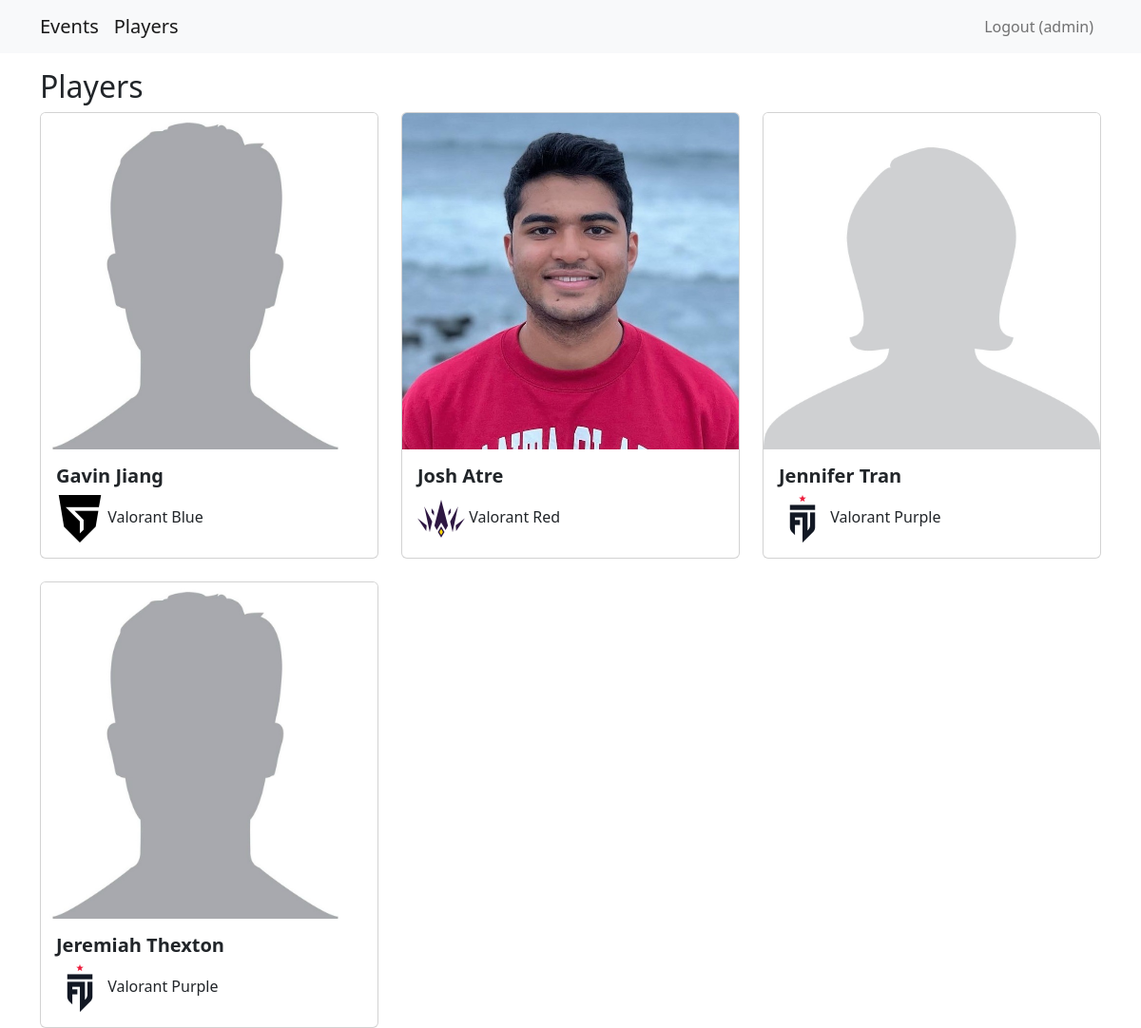
/players/ (signed in), run on the app's committed database.
### teams/models.py (models this page shows, shortened)
class Player(models.Model):
    name = models.CharField(max_length=100)
    email = models.EmailField()
    discord = models.CharField(max_length=100)
    rank = models.CharField(max_length=100)
    rank_division = models.IntegerField()
    team = models.ForeignKey(Team, on_delete=models.CASCADE)
    profile_photo = models.ImageField(upload_to="teams/images/")

class Team(models.Model):
    color = models.CharField(max_length=50)
    game = models.CharField(max_length=100)
    logo = models.ImageField(upload_to="teams/images/", blank=True)
    def __str__(self):
        return f"{self.game} {self.color}"

### teams/views.py (the view)
# urls.py: path('players/', teamsViews.players, name='players'),
def players(request):
    players = Player.objects.all()
    return render(request, 'players.html', {'players': players})

### teams/templates/players.html
{% extends 'base.html' %}
{% block content %}
    <h2>Players</h2>
    <div class="row row-cols-1 row-cols-md-3 g-4">
        {% for player in players %}
            <div v-for="movie in movies" class="col">
                <div class="card">
                    <img class="card-img-top" src="{{ player.profile_photo.url }}" />
                    <div class="card-body">
                        <h5 class="card-title fw-bold">{{ player.name }}</h5>
                        <img style="width:50px" src="{{ player.team.logo.url }}" />
                        <span class="card-text">{{ player.team }}</span>
                    </div>
                </div>
            </div>
        {% endfor %}
    </div>
{% endblock content %}

### main/templates/base.html (shortened to what this page needs)
<!DOCTYPE html>
<html>
    <head>
        <link href="https://cdn.jsdelivr.net/npm/bootstrap@5.2.2/dist/css/bootstrap.min.css" rel="stylesheet">
    </head>
    <body>
        <nav class="navbar navbar-expand-lg navbar-light bg-light mb-3">
            <div class="container">
                <a class="navbar-brand" href="{% url 'events' %}">Events</a>
                <a class="navbar-brand" href="{% url 'players' %}">Players</a>
                <div class="collapse navbar-collapse" id="navbarNavAltMarkup">
                    <div class="navbar-nav ms-auto">
                        {% if user.is_authenticated %}
                            <a class="nav-link" href="{% url 'logoutaccount' %}">Logout ({{ user.username }})</a>
                        {% else %}
                            <a class="nav-link" href="{% url 'loginaccount' %}">Login</a>
                        {% endif %}
                    </div>
                </div>
            </div>
        </nav>
        <div class="container">
            {% block content %}
            {% endblock content %}
        </div>
    </body>
</html>

### data on the page
Player: profile_photo (picture), name "Gavin Jiang", team.logo (picture), team "Valorant Blue"
Player: profile_photo (picture), name "Josh Atre", team.logo (picture), team "Valorant Red"
Player: profile_photo (picture), name "Jennifer Tran", team.logo (picture), team "Valorant Purple"
Player: profile_photo (picture), name "Jeremiah Thexton", team.logo (picture), team "Valorant Purple"

### other printed values
{{ user.username }} "admin"
